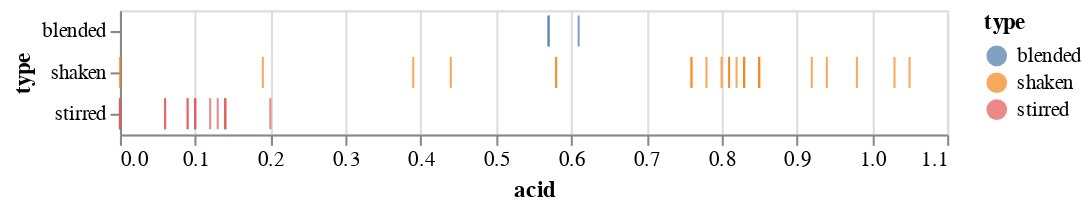

The cell this chart's notebook holds for it:
### Code cell
base.mark_tick().encode(
    x='acid',
    y='type',
    color=alt.condition(brush, 'type', alt.value('lightgrey'))
)

### Figure 1 — Vega-Lite specification as saved in the notebook (floating-point values rounded to 4 significant figures)
{"config": {"view": {"continuousWidth": 400, "continuousHeight": 300}}, "data": {"name": "data-4cfbd81e8e3a4b9a09c22b06f7060049"}, "mark": "tick", "encoding": {"color": {"condition": {"type": "nominal", "field": "type", "selection": "selector002"}, "value": "lightgrey"}, "x": {"type": "quantitative", "field": "acid"}, "y": {"type": "nominal", "field": "type"}}, "selection": {"selector002": {"type": "interval"}}, "$schema": "https://vega.github.io/schema/vega-lite/v4.0.2.json", "datasets": {"data-4cfbd81e8e3a4b9a09c22b06f7060049": [{"name": "Daiquiri with More Lime", "abv": 14.7, "acid": 0.94, "sugar": 8.7, "type": "shaken", "index": 9, "instructions": "Shake, coupe.", "ingredients": "2 oz white rum (40% abv)<br/>0.875 oz lime juice<br/>3/4 oz simple syrup", "ncotw": "<a href=\"https://www.reddit.com/r/cocktails/comments/1i0sbt/not_cocktail_of_the_week_27_daiquiri/\">#27</a>"}, {"name": "Honeysuckle", "abv": 15.0, "acid": 0.85, "sugar": 8.9, "type": "shaken", "index": 10, "instructions": "Shake, coupe. Garnish with lime wheel.", "ingredients": "2 oz white rum (40% abv)<br/>3/4 oz lime juice<br/>3/4 oz honey syrup", "ncotw": "<a href=\"https://www.reddit.com/r/cocktails/comments/1kd90i/not_cocktail_of_the_week_32_bees_knees/\">#32</a>"}, {"name": "Classic Daiquiri", "abv": 15.0, "acid": 0.85, "sugar": 8.9, "type": "shaken", "index": 11, "instructions": "Shake, coupe.", "ingredients": "2 oz white rum (40% abv)<br/>3/4 oz lime juice<br/>3/4 oz simple syrup", "ncotw": "<a href=\"https://www.reddit.com/r/cocktails/comments/1i0sbt/not_cocktail_of_the_week_27_daiquiri/\">#27</a>"}, {"name": "Blood and Sand", "abv": 15.6, "acid": 0.19, "sugar": 8.0, "type": "shaken", "index": 12, "instructions": "Shake, coupe. (Optionally flamed) orange twist.", "ingredients": "1 oz Scotch (43% abv)<br/>3/4 oz Cherry Herring<br/>3/4 oz sweet vermouth<br> 1/2 oz orange jucie", "ncotw": "<a href=\"https://www.reddit.com/r/cocktails/comments/1yds2e/not_cocktail_of_the_week_59_blood_and_sand/\">#59</a>"}, {"name": "Alexander", "abv": 16.4, "acid": 0.0, "sugar": 3.1, "type": "shaken", "index": 13, "instructions": "Shake, coupe. Grated nutmeg.", "ingredients": "2 oz Cognac (41% abv)<br/>1 oz heavy cream<br/>1/4 oz Demerara syrup", "ncotw": "not yet"}, {"name": "Hemingway Daiquiri", "abv": 16.5, "acid": 0.98, "sugar": 5.1, "type": "shaken", "index": 14, "instructions": "Shake, coupe. Garnish with lime wheel.", "ingredients": "2 oz white rum (40% abv)<br/>3/4 oz lime juice<br/>1/2 oz grapefruit juice<br/>1/2 oz Luxardo Maraschino<br/>2 drops saline solution", "ncotw": "<a href=\"https://www.reddit.com/r/cocktails/comments/1i0sbt/not_cocktail_of_the_week_27_daiquiri/\">#27</a>"}, {"name": "Brown Derby", "abv": 16.6, "acid": 0.44, "sugar": 7.6, "type": "shaken", "index": 15, "instructions": "Shake, coupe. Express and discard grapefruit twist.", "ingredients": "2 oz bourbon (45% abv)<br/>1 oz grapefruit juice<br/>1/2 oz honey syrup", "ncotw": "<a href=\"https://www.reddit.com/r/cocktails/comments/2a9ow3/not_cocktail_of_the_week_79_brown_derby/\">#79</a>"}, {"name": "Cosmopolitan (Modern/Bastardized)", "abv": 16.6, "acid": 1.05, "sugar": 5.5, "type": "shaken", "index": 16, "instructions": "Shake, coupe. Express and discard (optionally flamed) orange twist.", "ingredients": "1 1/2 oz Absolut Citron vodka<br/>3/4 oz Cointreau<br/>3/4 oz cranberry juice<br/>1/2 oz lime juice", "ncotw": "not yet"}, {"name": "Gold Rush", "abv": 17.2, "acid": 0.83, "sugar": 8.7, "type": "shaken", "index": 17, "instructions": "Shake, server over large rock.", "ingredients": "2 oz bourbon (47% abv)<br/>3/4 oz lemon juice<br/>3/4 oz honey syrup", "ncotw": "not yet"}, {"name": "Southside", "abv": 17.2, "acid": 0.83, "sugar": 8.7, "type": "shaken", "index": 18, "instructions": "Shake with handful mint, coupe. Garnish with mint.", "ingredients": "2 oz gin (47% abv)<br/>3/4 oz lemon juice<br/>3/4 oz simple syrup", "ncotw": "<a href=\"https://www.reddit.com/r/cocktails/comments/1jfrqi/not_cocktail_of_the_week_30_southside_and/\">#30</a>"}, {"name": "Bee's Knees", "abv": 17.2, "acid": 0.83, "sugar": 8.7, "type": "shaken", "index": 19, "instructions": "Shake, coupe. Garnish with lemon wheel.", "ingredients": "2 oz gin (47% abv)<br/>3/4 oz lemon juice<br/>3/4 oz honey syrup", "ncotw": "<a href=\"https://www.reddit.com/r/cocktails/comments/1kd90i/not_cocktail_of_the_week_32_bees_knees/\">#32</a>"}, {"name": "20th Century Cocktail", "abv": 17.3, "acid": 0.85, "sugar": 6.5, "type": "shaken", "index": 20, "instructions": "Shake, coupe.", "ingredients": "1 1/2 oz gin (47% abv)<br/>3/4 oz lemon juice<br/>3/4 oz white crme de cacao<br/>3/4 oz Lillet Blanc", "ncotw": "<a href=\"https://www.reddit.com/r/cocktails/comments/2377jm/not_cocktail_of_the_week_67_the_20th_century/\">#67</a>"}, {"name": "Fresh Lime Gimlet", "abv": 17.3, "acid": 0.82, "sugar": 8.7, "type": "shaken", "index": 21, "instructions": "Shake, coupe. Garnish with lime wheel.", "ingredients": "2 oz gin (47.4% abv)<br/>3/4 oz lime juice<br/>3/4 oz simple syrup", "ncotw": "<a href=\"https://www.reddit.com/r/cocktails/comments/28i1dn/not_cocktail_of_the_week_76_gimlet/\">#76</a>"}, {"name": "Corpse Reviver #2", "abv": 17.4, "acid": 1.03, "sugar": 5.7, "type": "shaken", "index": 22, "instructions": "Shake, coupe. Express and discard orange twist.", "ingredients": "3/4 oz lemon juice<br/>3/4 oz gin (47% abv)<br/>3/4 oz Cointreau<br/>3/4 oz Lillet Blanc", "ncotw": "<a href=\"https://www.reddit.com/r/cocktails/comments/1779xr/ncotw_3_corpse_reviver_2/\">#3</a>"}, {"name": "Jack Rose", "abv": 18.2, "acid": 0.81, "sugar": 8.5, "type": "shaken", "index": 23, "instructions": "Shake, coupe.", "ingredients": "2 oz apple brandy (50% abv)<br/>3/4 oz Grenadine<br/>3/4 oz lemon juice<br>1 dash Angostura bitters", "ncotw": "<a href=\"https://www.reddit.com/r/cocktails/comments/1bnysd/not_cocktail_of_the_week_13_jack_rose/\">#13</a>"}, {"name": "Margarita", "abv": 18.5, "acid": 0.76, "sugar": 6.0, "type": "shaken", "index": 24, "instructions": "Shake, coupe (optionally salted rim).", "ingredients": "2 oz blanco tequila (40% abv)<br/>3/4 oz lime juice<br/>3/4 oz Cointreau<br/>1/4 oz simple syrup<br/>5 drops saline solution", "ncotw": "not yet"}, {"name": "Aviation", "abv": 18.7, "acid": 0.81, "sugar": 5.1, "type": "shaken", "index": 25, "instructions": "Shake, coupe.", "ingredients": "2 oz Plymouth gin<br/>3/4 oz lemon juice<br/>1/2 oz Luxardo Maraschino<br/>1/4 oz crem de violette", "ncotw": "not yet"}, {"name": "Sidecar", "abv": 18.9, "acid": 0.76, "sugar": 6.0, "type": "shaken", "index": 26, "instructions": "Shake, coupe. Express and discard orange twist.", "ingredients": "2 oz Cognac (41% abv)<br/>3/4 oz Cointreau<br/>3/4 oz lemon juice<br/>1/4 oz simple syrup", "ncotw": "<a href=\"https://www.reddit.com/r/cocktails/comments/19cmfw/not_cocktail_of_the_week_8_sidecar/\">#8</a>"}, {"name": "Champs-Elysses", "abv": 19.7, "acid": 0.8, "sugar": 5.2, "type": "shaken", "index": 27, "instructions": "Shake, coupe. Express and discard lemon twist.", "ingredients": "2 oz Cognac (41% abv)<br/>3/4 oz lemon juice<br/>1/2 oz Green Chartreuse<br/>1/4 oz simple syrup<br/>1 dash Angostura bitters", "ncotw": "<a href=\"https://www.reddit.com/r/cocktails/comments/209moq/not_cocktail_of_the_week_62_champs_%C3%A9lys%C3%A9es/\">#62</a>"}, {"name": "Last Word", "abv": 20.0, "acid": 0.92, "sugar": 9.6, "type": "shaken", "index": 28, "instructions": "Shake, coupe.", "ingredients": "3/4 oz lime juice<br/>3/4 oz Green Chartreuse<br/>3/4 oz Luxardo Marschino<b4/>3/4 oz Plymouth gin<br/>2 drop saline", "ncotw": "<a href=\"https://www.reddit.com/r/cocktails/comments/14c11h/cocktail_of_the_week_1_last_word/\">COTW #1</a>"}, {"name": "Between the Sheets", "abv": 20.1, "acid": 0.58, "sugar": 4.5, "type": "shaken", "index": 29, "instructions": "Shake, coupe. Express and discard lemon twist.", "ingredients": "1 1/2 oz Cognac (41% abv)<br/>3/4 oz Curacao<br/>1/2 oz white rum (40% abv)<br/>1/2 oz lemon juice", "ncotw": "<a href=\"https://www.reddit.com/r/cocktails/comments/1xqbox/not_cocktail_of_the_week_58_between_the_sheets/\">#58</a>"}, {"name": "Brady Crusta", "abv": 20.2, "acid": 0.58, "sugar": 7.6, "type": "shaken", "index": 30, "instructions": "Shake, coupe (sugar-rimmed). Large lemon spiral.", "ingredients": "2 oz Cognac (41% abv)<br/>1/2 oz Curacao<br/>1/2 oz lemon juice<br/>1/4 oz Luxardo Maraschino", "ncotw": "not yet"}, {"name": "Pegu Club", "abv": 21.0, "acid": 0.78, "sugar": 4.2, "type": "shaken", "index": 31, "instructions": "Shake, coupe. Garnish with lime wheel.", "ingredients": "2 oz gin (47.3% abv)<br/>3/4 oz lime juice<br/>3/4 oz Curacao<br/>1 dash orange bitters<br/>1 dash Angostura bitters", "ncotw": "<a href=\"https://www.reddit.com/r/cocktails/comments/1c3psn/not_cocktail_of_the_week_14_pegu_club/\">#14</a>"}, {"name": "Blinker", "abv": 21.4, "acid": 0.39, "sugar": 4.1, "type": "shaken", "index": 32, "instructions": "Shake, coupe.", "ingredients": "2 oz rye (50% abv)<br/>3/4 oz grapefruit juice<br/>1 bsp raspberry syrup", "ncotw": "not yet"}, {"name": "Negroni", "abv": 20.7, "acid": 0.14, "sugar": 9.4, "type": "stirred", "index": 33, "instructions": "Stir. Coupe or over a large rock. Orange or grapefruit twist.", "ingredients": "1 oz sweet vermouth<br/>1 oz gin (47.3% abv)<br/>1 oz Campari", "ncotw": "<a href=\"https://www.reddit.com/r/cocktails/comments/1aoe1c/not_cocktail_of_the_week_11_negroni/\">#11</a>"}, {"name": "Blackthorn", "abv": 21.1, "acid": 0.1, "sugar": 6.3, "type": "stirred", "index": 34, "instructions": "Stir, coupe. Orange twist.", "ingredients": "1 1/2 oz Plymouth gin<br/>3/4 oz sweet vermouth<br/>3/4 oz sloe gin<br/>2 dashes orange bitters", "ncotw": "not yet"}, {"name": "Hanky Panky", "abv": 22.4, "acid": 0.2, "sugar": 5.6, "type": "stirred", "index": 35, "instructions": "Stir, coupe. Orange twist.", "ingredients": "1 1/2 oz sweet vermouth<br/>1 1/2 oz gin (47% abv)<br/>1 bsp Fernet Branca", "ncotw": "<a href=\"https://www.reddit.com/r/cocktails/comments/5c2njb/not_cocktail_of_the_week_123_hanky_panky/\">#123</a>"}, {"name": "Martinez", "abv": 22.5, "acid": 0.13, "sugar": 6.6, "type": "stirred", "index": 36, "instructions": "Stir, coupe. Lemon twist.", "ingredients": "2 oz Old Tom gin (40% abv)<br/>1 oz sweet vermouth<br/>1/4 oz Luxardo Maraschino<br/>1 dash Angostura bitters<br/>1 dash orange bitters", "ncotw": "<a href=\"https://www.reddit.com/r/cocktails/comments/1ck6v2/not_cocktail_of_the_week_15_martinez/\">#15</a>"}, {"name": "Manhatan (Boubon, 45% abv)", "abv": 24.6, "acid": 0.14, "sugar": 3.7, "type": "stirred", "index": 37, "instructions": "Stir, coupe. Orange twist or cherry.", "ingredients": "2 oz bourbon (45% abv)<br/>1 oz sweet vermouth<br/>2 dashes Angostura bitters", "ncotw": "<a href=\"https://www.reddit.com/r/cocktails/comments/16pciv/not_cocktail_of_the_week_2_the_manhattan/\">#2</a>"}, {"name": "Bobby Burns", "abv": 24.9, "acid": 0.1, "sugar": 4.2, "type": "stirred", "index": 38, "instructions": "Stir, coupe. Lemon twist.", "ingredients": "2 oz Scotch (43% abv)<br/>3/4 oz sweet vermouth<br/>1/4 oz Benedictine", "ncotw": "<a href=\"https://www.reddit.com/r/cocktails/comments/169jv7/cocktail_of_the_week_3_bobby_burns/\">#1</a>"}, {"name": "Rob Roy", "abv": 25.5, "acid": 0.09, "sugar": 2.5, "type": "stirred", "index": 39, "instructions": "Stir, coupe. Lemon twist.", "ingredients": "2.5 oz Scotch (43% abv)<br/>3/4 oz sweet vermouth<br/>2 dashes Angostura bitters", "ncotw": "<a href=\"https://www.reddit.com/r/cocktails/comments/2owdug/not_cocktail_of_the_week_101_rob_roy/\">#101</a>"}, {"name": "Old Pal", "abv": 25.6, "acid": 0.09, "sugar": 4.0, "type": "stirred", "index": 40, "instructions": "Stir, coupe.", "ingredients": "2 oz rye (50% abv)<br/>3/4 oz Campari<br/>3/4 oz dry vermouth", "ncotw": "<a href=\"https://www.reddit.com/r/cocktails/comments/2sfsns/not_cocktail_of_the_week_105_old_pal/\">#105</a>"}, {"name": "Vieux Carre", "abv": 25.9, "acid": 0.1, "sugar": 4.1, "type": "stirred", "index": 41, "instructions": "Stir, serve over large rock.", "ingredients": "1 oz rye (50% abv)<br/>1 oz Cognac (41% abv)<br/>3/4 oz sweet vermouth<br/>1/4 oz Benedictine<br/>1 dash Angostura bitters<br/>1 dash Peychaud's bitters", "ncotw": "<a href=\"https://www.reddit.com/r/cocktails/comments/1a8cs5/not_cocktail_of_the_week_10_vieux_carr%C3%A9/\">#10</a>"}, {"name": "Brooklyn", "abv": 26.3, "acid": 0.06, "sugar": 4.2, "type": "stirred", "index": 42, "instructions": "Stir, coupe. Garnish with cherry.", "ingredients": "2 oz rye (50% abv)<br/>1/2 oz Amer Picon<br/>1/2 oz dry vermouth<br/>1/4 oz Luxardo Maraschino<br/>1 dash Angostura bitters", "ncotw": "<a href=\"https://www.reddit.com/r/cocktails/comments/2ni3ba/not_cocktail_of_the_week_99_the_brooklyn/\">#99</a>"}, {"name": "Bijou", "abv": 27.1, "acid": 0.14, "sugar": 9.3, "type": "stirred", "index": 43, "instructions": "Stir, coupe. Lemon twist or cherry.", "ingredients": "1 oz gin (47.3% abv)<br/>1 oz sweet vermouth<br/>1 oz Green Chartreuse<br/>1 dash orange bitters", "ncotw": "<a href=\"https://www.reddit.com/r/cocktails/comments/2ypbjw/not_cocktail_of_the_week_109_bijou/\">#109</a>"}, {"name": "Manhatan (Rye, 50% abv)", "abv": 27.2, "acid": 0.12, "sugar": 3.4, "type": "stirred", "index": 44, "instructions": "Stir, coupe. Orange twist or cherry.", "ingredients": "2 oz rye (50% abv)<br/>0.875 oz sweet vermouth<br/>2 dashes Angostura bitters", "ncotw": "<a href=\"https://www.reddit.com/r/cocktails/comments/16pciv/not_cocktail_of_the_week_2_the_manhattan/\">#2</a>"}, {"name": "Rusty Nail", "abv": 28.8, "acid": 0.0, "sugar": 4.1, "type": "stirred", "index": 45, "instructions": "Stir, serve over large rock. Lemon peel.", "ingredients": "2 oz Scotch (43% abv)<br/>1/2 oz Drambuie", "ncotw": "not yet"}, {"name": "Improved Whiskey Cocktail", "abv": 29.3, "acid": 0.0, "sugar": 6.5, "type": "stirred", "index": 46, "instructions": "Stir, sever over large rock in absinthe-rinsed glass. Lemon twist.", "ingredients": "2 oz rye (50% abv)<br/>1/4 oz Luxardo Maraschino<br/>1/4 oz simple syrup<br/>2 dashes Angostura bitters", "ncotw": "<a href=\"https://www.reddit.com/r/cocktails/comments/1hkxy5/not_cocktail_of_the_week_26_improved_whiskey/\">#26</a>"}, {"name": "De La Louisiane", "abv": 29.3, "acid": 0.06, "sugar": 4.5, "type": "stirred", "index": 47, "instructions": "Stir, coupe. Garnish with cherry.", "ingredients": "2 oz rye (50% abv)<br/>1/2 oz Benedictine<br/>1/2 oz sweet vermouth<br/>3 dashes Peychaud's bitters<br/>3 dashes Angostura bitters<br/>3 dashes absinthe", "ncotw": "<a href=\"https://www.reddit.com/r/cocktails/comments/2tzik7/not_cocktail_of_the_week_106_cocktail_a_la/\">#106</a>"}, {"name": "Widow's Kiss", "abv": 32.3, "acid": 0.0, "sugar": 3.7, "type": "stirred", "index": 48, "instructions": "Stir, coupe.", "ingredients": "2 oz apple brandy (50% abv)<br/>1/4 oz Benedictine<br/>1/4 oz Yellow Chartreuse", "ncotw": "<a href=\"https://www.reddit.com/r/cocktails/comments/1toslc/not_cocktail_of_the_week_51_widows_kiss/\">#51</a>"}, {"name": "Blender Daiquiri", "abv": 15.0, "acid": 0.57, "sugar": 8.1, "type": "blended", "index": 50, "instructions": "Blend with 120 g ice, strain, coupe.", "ingredients": "2 1/2 oz water<br/>2 1/4 oz sugard 80-proof rum<br/>1/2 oz lime juice<br/>4 drops saline solution", "ncotw": "not yet"}, {"name": "Blender Margarita", "abv": 17.2, "acid": 0.57, "sugar": 7.9, "type": "blended", "index": 51, "instructions": "Blend with 120 g ice, strain, coupe.", "ingredients": "2 1/2 oz water<br/>1 oz Cointreau<br/>3/4 oz white mezcal<br/>1/2 oz Yellow Chartreuse<br/>1/2 oz lime juice<br/>10 drops Hellfire bitters", "ncotw": "not yet"}, {"name": "Blender Whiskey Sour", "abv": 16.7, "acid": 0.61, "sugar": 7.8, "type": "blended", "index": 52, "instructions": "Blend with 120 g ice, strain, coupe.", "ingredients": "2 1/2 oz water<br/>2 oz sugared 100-proof rye<br/>1/2 oz lemon juice<br/>1/4 oz orange juice<br/>4 drops saline solution", "ncotw": "not yet"}]}}
